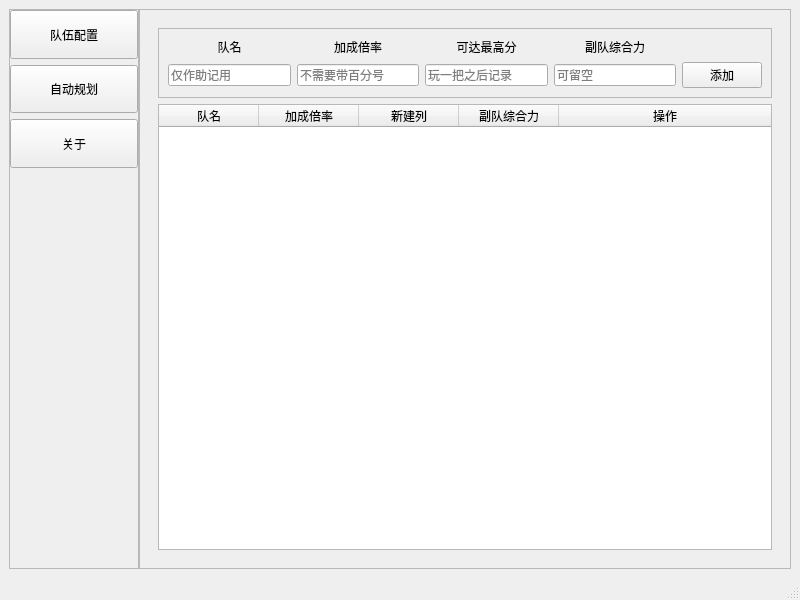
<?xml version="1.0" encoding="UTF-8"?>
<ui version="4.0">
 <class>MainWindow</class>
 <widget class="QMainWindow" name="MainWindow">
  <property name="geometry">
   <rect>
    <x>0</x>
    <y>0</y>
    <width>800</width>
    <height>600</height>
   </rect>
  </property>
  <property name="windowTitle">
   <string>邦邦控分规划</string>
  </property>
  <widget class="QWidget" name="centralwidget">
   <layout class="QHBoxLayout" name="horizontalLayout_2">
    <property name="sizeConstraint">
     <enum>QLayout::SetNoConstraint</enum>
    </property>
    <item>
     <layout class="QHBoxLayout" name="horizontalLayout">
      <property name="spacing">
       <number>0</number>
      </property>
      <item>
       <widget class="QFrame" name="leftFrame">
        <property name="sizePolicy">
         <sizepolicy hsizetype="Expanding" vsizetype="Preferred">
          <horstretch>1</horstretch>
          <verstretch>0</verstretch>
         </sizepolicy>
        </property>
        <property name="frameShape">
         <enum>QFrame::StyledPanel</enum>
        </property>
        <property name="frameShadow">
         <enum>QFrame::Raised</enum>
        </property>
        <layout class="QVBoxLayout" name="verticalLayout">
         <property name="spacing">
          <number>6</number>
         </property>
         <property name="leftMargin">
          <number>0</number>
         </property>
         <property name="topMargin">
          <number>0</number>
         </property>
         <property name="rightMargin">
          <number>0</number>
         </property>
         <property name="bottomMargin">
          <number>0</number>
         </property>
         <item>
          <widget class="QPushButton" name="teamConfigButton">
           <property name="sizePolicy">
            <sizepolicy hsizetype="Minimum" vsizetype="Expanding">
             <horstretch>0</horstretch>
             <verstretch>1</verstretch>
            </sizepolicy>
           </property>
           <property name="text">
            <string>队伍配置</string>
           </property>
           <property name="checkable">
            <bool>true</bool>
           </property>
           <property name="checked">
            <bool>false</bool>
           </property>
          </widget>
         </item>
         <item>
          <widget class="QPushButton" name="autoPlanButton">
           <property name="sizePolicy">
            <sizepolicy hsizetype="Minimum" vsizetype="Expanding">
             <horstretch>0</horstretch>
             <verstretch>1</verstretch>
            </sizepolicy>
           </property>
           <property name="text">
            <string>自动规划</string>
           </property>
           <property name="checkable">
            <bool>true</bool>
           </property>
          </widget>
         </item>
         <item>
          <widget class="QPushButton" name="settingButton">
           <property name="sizePolicy">
            <sizepolicy hsizetype="Minimum" vsizetype="Expanding">
             <horstretch>0</horstretch>
             <verstretch>1</verstretch>
            </sizepolicy>
           </property>
           <property name="text">
            <string>关于</string>
           </property>
           <property name="checkable">
            <bool>true</bool>
           </property>
          </widget>
         </item>
         <item>
          <spacer name="verticalSpacer">
           <property name="orientation">
            <enum>Qt::Vertical</enum>
           </property>
           <property name="sizeHint" stdset="0">
            <size>
             <width>20</width>
             <height>400</height>
            </size>
           </property>
          </spacer>
         </item>
        </layout>
       </widget>
      </item>
      <item>
       <widget class="QFrame" name="rightFrame">
        <property name="sizePolicy">
         <sizepolicy hsizetype="Expanding" vsizetype="Preferred">
          <horstretch>5</horstretch>
          <verstretch>0</verstretch>
         </sizepolicy>
        </property>
        <property name="frameShape">
         <enum>QFrame::StyledPanel</enum>
        </property>
        <property name="frameShadow">
         <enum>QFrame::Raised</enum>
        </property>
        <layout class="QHBoxLayout" name="horizontalLayout_3">
         <item>
          <widget class="QStackedWidget" name="stackedWidget">
           <property name="currentIndex">
            <number>0</number>
           </property>
           <widget class="QWidget" name="teamPage">
            <layout class="QVBoxLayout" name="verticalLayout_4">
             <item>
              <widget class="QFrame" name="teamUpFrame">
               <property name="sizePolicy">
                <sizepolicy hsizetype="Preferred" vsizetype="Expanding">
                 <horstretch>0</horstretch>
                 <verstretch>1</verstretch>
                </sizepolicy>
               </property>
               <property name="frameShape">
                <enum>QFrame::StyledPanel</enum>
               </property>
               <property name="frameShadow">
                <enum>QFrame::Raised</enum>
               </property>
               <layout class="QGridLayout" name="gridLayout">
                <item row="1" column="1">
                 <widget class="QLineEdit" name="bonusEdit">
                  <property name="placeholderText">
                   <string>不需要带百分号</string>
                  </property>
                 </widget>
                </item>
                <item row="1" column="0">
                 <widget class="QLineEdit" name="bandNameEdit">
                  <property name="placeholderText">
                   <string>仅作助记用</string>
                  </property>
                 </widget>
                </item>
                <item row="1" column="4">
                 <widget class="QPushButton" name="addButton">
                  <property name="text">
                   <string>添加</string>
                  </property>
                 </widget>
                </item>
                <item row="0" column="1">
                 <widget class="QLabel" name="bonusLabel">
                  <property name="text">
                   <string>加成倍率</string>
                  </property>
                  <property name="alignment">
                   <set>Qt::AlignCenter</set>
                  </property>
                 </widget>
                </item>
                <item row="0" column="2">
                 <widget class="QLabel" name="achievableMaxLabel">
                  <property name="text">
                   <string>可达最高分</string>
                  </property>
                  <property name="alignment">
                   <set>Qt::AlignCenter</set>
                  </property>
                 </widget>
                </item>
                <item row="1" column="2">
                 <widget class="QLineEdit" name="achievableMaxEdit">
                  <property name="placeholderText">
                   <string>玩一把之后记录</string>
                  </property>
                 </widget>
                </item>
                <item row="0" column="3">
                 <widget class="QLabel" name="supportTeamLabel">
                  <property name="text">
                   <string>副队综合力</string>
                  </property>
                  <property name="alignment">
                   <set>Qt::AlignCenter</set>
                  </property>
                 </widget>
                </item>
                <item row="0" column="0">
                 <widget class="QLabel" name="bandNameLabel">
                  <property name="text">
                   <string>队名</string>
                  </property>
                  <property name="alignment">
                   <set>Qt::AlignCenter</set>
                  </property>
                 </widget>
                </item>
                <item row="1" column="3">
                 <widget class="QLineEdit" name="supportTeamEdit">
                  <property name="placeholderText">
                   <string>可留空</string>
                  </property>
                 </widget>
                </item>
               </layout>
              </widget>
             </item>
             <item>
              <widget class="QTableWidget" name="teamTable">
               <property name="sizePolicy">
                <sizepolicy hsizetype="Expanding" vsizetype="Expanding">
                 <horstretch>0</horstretch>
                 <verstretch>9</verstretch>
                </sizepolicy>
               </property>
               <property name="editTriggers">
                <set>QAbstractItemView::DoubleClicked</set>
               </property>
               <attribute name="horizontalHeaderCascadingSectionResizes">
                <bool>true</bool>
               </attribute>
               <attribute name="horizontalHeaderStretchLastSection">
                <bool>true</bool>
               </attribute>
               <attribute name="verticalHeaderVisible">
                <bool>false</bool>
               </attribute>
               <column>
                <property name="text">
                 <string>队名</string>
                </property>
               </column>
               <column>
                <property name="text">
                 <string>加成倍率</string>
                </property>
               </column>
               <column>
                <property name="text">
                 <string>新建列</string>
                </property>
               </column>
               <column>
                <property name="text">
                 <string>副队综合力</string>
                </property>
               </column>
               <column>
                <property name="text">
                 <string>操作</string>
                </property>
               </column>
              </widget>
             </item>
            </layout>
           </widget>
           <widget class="QWidget" name="planPage">
            <layout class="QHBoxLayout" name="horizontalLayout_4">
             <item>
              <widget class="QTabWidget" name="tabWidget">
               <property name="layoutDirection">
                <enum>Qt::LeftToRight</enum>
               </property>
               <property name="currentIndex">
                <number>0</number>
               </property>
               <widget class="QWidget" name="challengeTab">
                <attribute name="title">
                 <string>挑战Live（CP）</string>
                </attribute>
                <layout class="QGridLayout" name="gridLayout_4">
                 <item row="0" column="2">
                  <widget class="QLabel" name="challengeTargetLabel">
                   <property name="text">
                    <string>目标活动pt：</string>
                   </property>
                  </widget>
                 </item>
                 <item row="2" column="0" colspan="5">
                  <widget class="QTextEdit" name="challengeResult">
                   <property name="textInteractionFlags">
                    <set>Qt::TextSelectableByMouse</set>
                   </property>
                  </widget>
                 </item>
                 <item row="0" column="4">
                  <widget class="QPushButton" name="challengeStartCalc">
                   <property name="text">
                    <string>开始计算</string>
                   </property>
                   <property name="checkable">
                    <bool>true</bool>
                   </property>
                  </widget>
                 </item>
                 <item row="0" column="0">
                  <widget class="QLabel" name="challengeCurrentLabel">
                   <property name="text">
                    <string>当前活动pt：</string>
                   </property>
                  </widget>
                 </item>
                 <item row="0" column="3">
                  <widget class="QLineEdit" name="challengeTargetEdit"/>
                 </item>
                 <item row="0" column="1">
                  <widget class="QLineEdit" name="challengeCurrentEdit"/>
                 </item>
                 <item row="1" column="0" colspan="5">
                  <widget class="QLabel" name="challengeTipLabel">
                   <property name="text">
                    <string>请使用协力控分，不要在清cp的时候控！</string>
                   </property>
                   <property name="alignment">
                    <set>Qt::AlignCenter</set>
                   </property>
                  </widget>
                 </item>
                </layout>
               </widget>
               <widget class="QWidget" name="vsTab">
                <attribute name="title">
                 <string>竞演Live（对邦）</string>
                </attribute>
                <layout class="QGridLayout" name="gridLayout_2">
                 <item row="0" column="0">
                  <widget class="QLabel" name="vsCurrentLabel">
                   <property name="text">
                    <string>当前活动pt：</string>
                   </property>
                  </widget>
                 </item>
                 <item row="0" column="1">
                  <widget class="QLineEdit" name="vsCurrentEdit"/>
                 </item>
                 <item row="0" column="2">
                  <widget class="QLabel" name="vsTargetLabel">
                   <property name="text">
                    <string>目标活动pt：</string>
                   </property>
                  </widget>
                 </item>
                 <item row="0" column="3">
                  <widget class="QLineEdit" name="vsTargetEdit"/>
                 </item>
                 <item row="0" column="4">
                  <widget class="QPushButton" name="vsStartCalc">
                   <property name="text">
                    <string>开始计算</string>
                   </property>
                  </widget>
                 </item>
                 <item row="2" column="0" colspan="5">
                  <widget class="QTextEdit" name="vsResult"/>
                 </item>
                 <item row="1" column="0" colspan="5">
                  <widget class="QLabel" name="vsTipLabel">
                   <property name="text">
                    <string>一定要在开打后跳车，确保自己是排名第5，不然算分公式会失效！</string>
                   </property>
                   <property name="alignment">
                    <set>Qt::AlignCenter</set>
                   </property>
                  </widget>
                 </item>
                </layout>
               </widget>
               <widget class="QWidget" name="goalTab">
                <attribute name="title">
                 <string>Live试炼（EX）</string>
                </attribute>
                <layout class="QGridLayout" name="gridLayout_5">
                 <item row="0" column="0">
                  <widget class="QLabel" name="goalCurrentLabel">
                   <property name="text">
                    <string>当前活动pt：</string>
                   </property>
                  </widget>
                 </item>
                 <item row="0" column="4">
                  <widget class="QPushButton" name="goalStartCalc">
                   <property name="text">
                    <string>开始计算</string>
                   </property>
                  </widget>
                 </item>
                 <item row="2" column="0" colspan="5">
                  <widget class="QTextEdit" name="goalResult"/>
                 </item>
                 <item row="1" column="0" colspan="5">
                  <widget class="QLabel" name="goalTipLabel">
                   <property name="text">
                    <string>确保试炼已全部完成后再控分！</string>
                   </property>
                   <property name="alignment">
                    <set>Qt::AlignCenter</set>
                   </property>
                  </widget>
                 </item>
                 <item row="0" column="2">
                  <widget class="QLabel" name="goalTargetLabel">
                   <property name="text">
                    <string>目标活动pt：</string>
                   </property>
                  </widget>
                 </item>
                 <item row="0" column="1">
                  <widget class="QLineEdit" name="goalCurrentEdit"/>
                 </item>
                 <item row="0" column="3">
                  <widget class="QLineEdit" name="goalTargetEdit"/>
                 </item>
                </layout>
               </widget>
               <widget class="QWidget" name="missionTab">
                <attribute name="title">
                 <string>任务Live（任务）</string>
                </attribute>
                <layout class="QGridLayout" name="gridLayout_6">
                 <item row="0" column="0">
                  <widget class="QLabel" name="missionCurrentLabel">
                   <property name="text">
                    <string>当前活动pt：</string>
                   </property>
                  </widget>
                 </item>
                 <item row="0" column="1">
                  <widget class="QLineEdit" name="missionCurrentEdit"/>
                 </item>
                 <item row="0" column="2">
                  <widget class="QLabel" name="missionTargetLabel">
                   <property name="text">
                    <string>目标活动pt：</string>
                   </property>
                  </widget>
                 </item>
                 <item row="0" column="3">
                  <widget class="QLineEdit" name="missionTargetEdit"/>
                 </item>
                 <item row="0" column="4">
                  <widget class="QPushButton" name="missionStartCalc">
                   <property name="text">
                    <string>开始计算</string>
                   </property>
                  </widget>
                 </item>
                 <item row="2" column="0" colspan="5">
                  <widget class="QTextEdit" name="missionResult"/>
                 </item>
                 <item row="1" column="0" colspan="5">
                  <widget class="QLabel" name="missionTipLabel">
                   <property name="layoutDirection">
                    <enum>Qt::LeftToRight</enum>
                   </property>
                   <property name="text">
                    <string>任务Live所有副队综合力都是必填项！</string>
                   </property>
                   <property name="alignment">
                    <set>Qt::AlignCenter</set>
                   </property>
                  </widget>
                 </item>
                </layout>
               </widget>
               <widget class="QWidget" name="festivalTab">
                <attribute name="title">
                 <string>5v5</string>
                </attribute>
                <layout class="QGridLayout" name="gridLayout_7">
                 <item row="0" column="0">
                  <widget class="QLabel" name="festivalCurrentLabel">
                   <property name="text">
                    <string>当前活动pt：</string>
                   </property>
                  </widget>
                 </item>
                 <item row="0" column="1">
                  <widget class="QLineEdit" name="festivalCurrentEdit"/>
                 </item>
                 <item row="0" column="2">
                  <widget class="QLabel" name="festivalTargetLabel">
                   <property name="text">
                    <string>目标活动pt：</string>
                   </property>
                  </widget>
                 </item>
                 <item row="0" column="3">
                  <widget class="QLineEdit" name="festivalTargetEdit"/>
                 </item>
                 <item row="0" column="4">
                  <widget class="QPushButton" name="festivalStartCalc">
                   <property name="text">
                    <string>开始计算</string>
                   </property>
                  </widget>
                 </item>
                 <item row="2" column="0" colspan="5">
                  <widget class="QTextEdit" name="festivalResult"/>
                 </item>
                 <item row="1" column="0" colspan="5">
                  <widget class="QLabel" name="festivalTipLabel">
                   <property name="text">
                    <string>开打后跳车确保自己队伍输掉，并且自己排第5，否则算分公式会失效！</string>
                   </property>
                   <property name="alignment">
                    <set>Qt::AlignCenter</set>
                   </property>
                  </widget>
                 </item>
                </layout>
               </widget>
               <widget class="QWidget" name="medleyTab">
                <attribute name="title">
                 <string>组曲</string>
                </attribute>
                <layout class="QGridLayout" name="gridLayout_3">
                 <item row="0" column="0">
                  <widget class="QLabel" name="medleyCurrentLabel">
                   <property name="text">
                    <string>当前活动pt：</string>
                   </property>
                  </widget>
                 </item>
                 <item row="0" column="1">
                  <widget class="QLineEdit" name="medleyCurrentEdit"/>
                 </item>
                 <item row="0" column="2">
                  <widget class="QLabel" name="medleyTargetLabel">
                   <property name="text">
                    <string>目标活动pt：</string>
                   </property>
                  </widget>
                 </item>
                 <item row="0" column="3">
                  <widget class="QLineEdit" name="medleyTargetEdit"/>
                 </item>
                 <item row="0" column="4">
                  <widget class="QPushButton" name="medleyStartCalc">
                   <property name="text">
                    <string>开始计算</string>
                   </property>
                  </widget>
                 </item>
                 <item row="2" column="0" colspan="5">
                  <widget class="QTextEdit" name="medleyResult"/>
                 </item>
                 <item row="1" column="0" colspan="5">
                  <widget class="QLabel" name="medleyTipLabel">
                   <property name="text">
                    <string>每次只打一首就退出！</string>
                   </property>
                   <property name="alignment">
                    <set>Qt::AlignCenter</set>
                   </property>
                  </widget>
                 </item>
                </layout>
               </widget>
              </widget>
             </item>
            </layout>
           </widget>
           <widget class="QWidget" name="instructionPage">
            <layout class="QGridLayout" name="gridLayout_8">
             <item row="0" column="0">
              <widget class="QLabel" name="label">
               <property name="text">
                <string>开发中</string>
               </property>
               <property name="alignment">
                <set>Qt::AlignCenter</set>
               </property>
              </widget>
             </item>
            </layout>
           </widget>
          </widget>
         </item>
        </layout>
       </widget>
      </item>
     </layout>
    </item>
   </layout>
  </widget>
  <widget class="QStatusBar" name="statusbar"/>
 </widget>
 <tabstops>
  <tabstop>bandNameEdit</tabstop>
  <tabstop>bonusEdit</tabstop>
  <tabstop>achievableMaxEdit</tabstop>
  <tabstop>supportTeamEdit</tabstop>
  <tabstop>addButton</tabstop>
  <tabstop>teamConfigButton</tabstop>
  <tabstop>autoPlanButton</tabstop>
  <tabstop>settingButton</tabstop>
  <tabstop>teamTable</tabstop>
  <tabstop>tabWidget</tabstop>
  <tabstop>challengeCurrentEdit</tabstop>
  <tabstop>challengeTargetEdit</tabstop>
  <tabstop>challengeStartCalc</tabstop>
  <tabstop>challengeResult</tabstop>
  <tabstop>vsCurrentEdit</tabstop>
  <tabstop>vsTargetEdit</tabstop>
  <tabstop>vsStartCalc</tabstop>
  <tabstop>vsResult</tabstop>
  <tabstop>goalCurrentEdit</tabstop>
  <tabstop>goalTargetEdit</tabstop>
  <tabstop>goalStartCalc</tabstop>
  <tabstop>goalResult</tabstop>
  <tabstop>missionCurrentEdit</tabstop>
  <tabstop>missionTargetEdit</tabstop>
  <tabstop>missionStartCalc</tabstop>
  <tabstop>missionResult</tabstop>
  <tabstop>festivalCurrentEdit</tabstop>
  <tabstop>festivalTargetEdit</tabstop>
  <tabstop>festivalStartCalc</tabstop>
  <tabstop>festivalResult</tabstop>
 </tabstops>
 <resources/>
 <connections/>
</ui>
